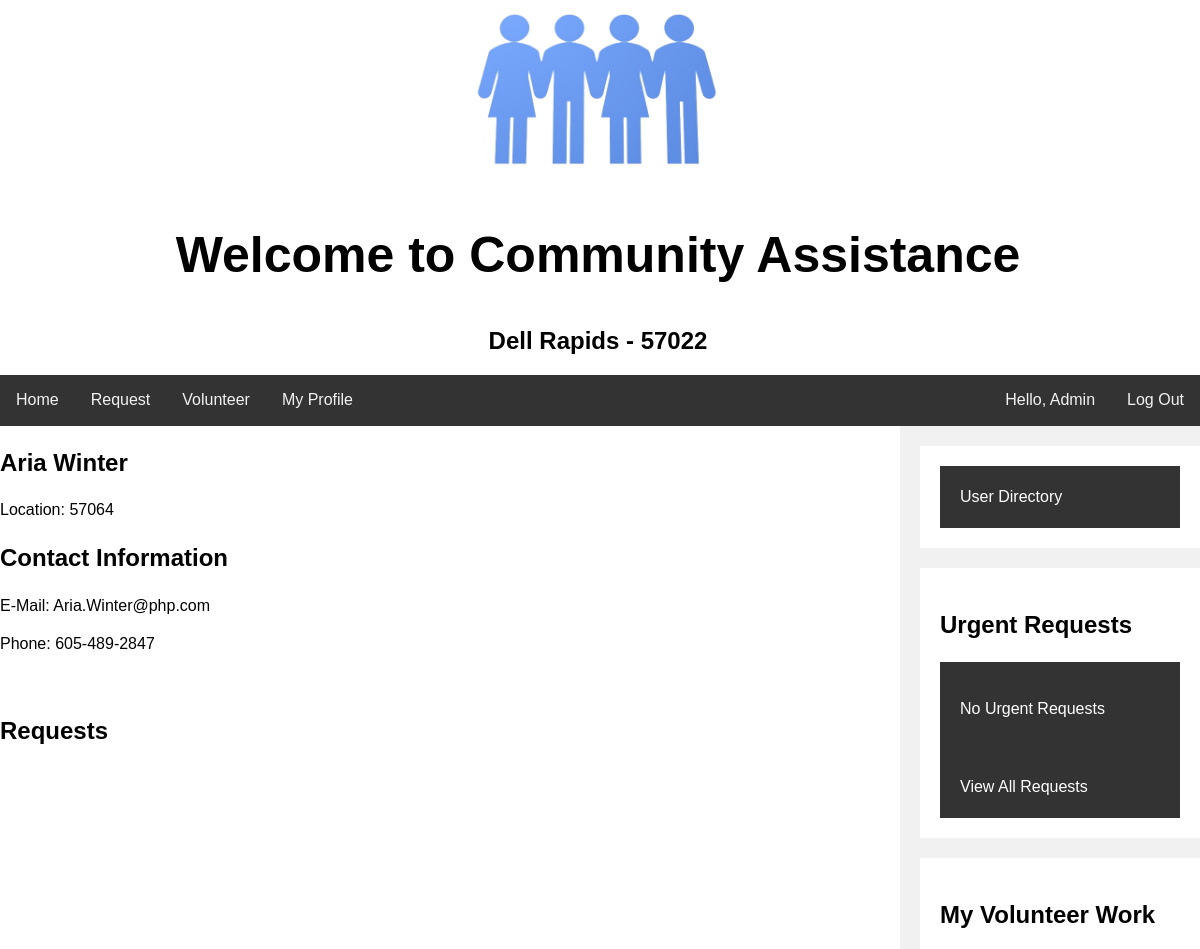
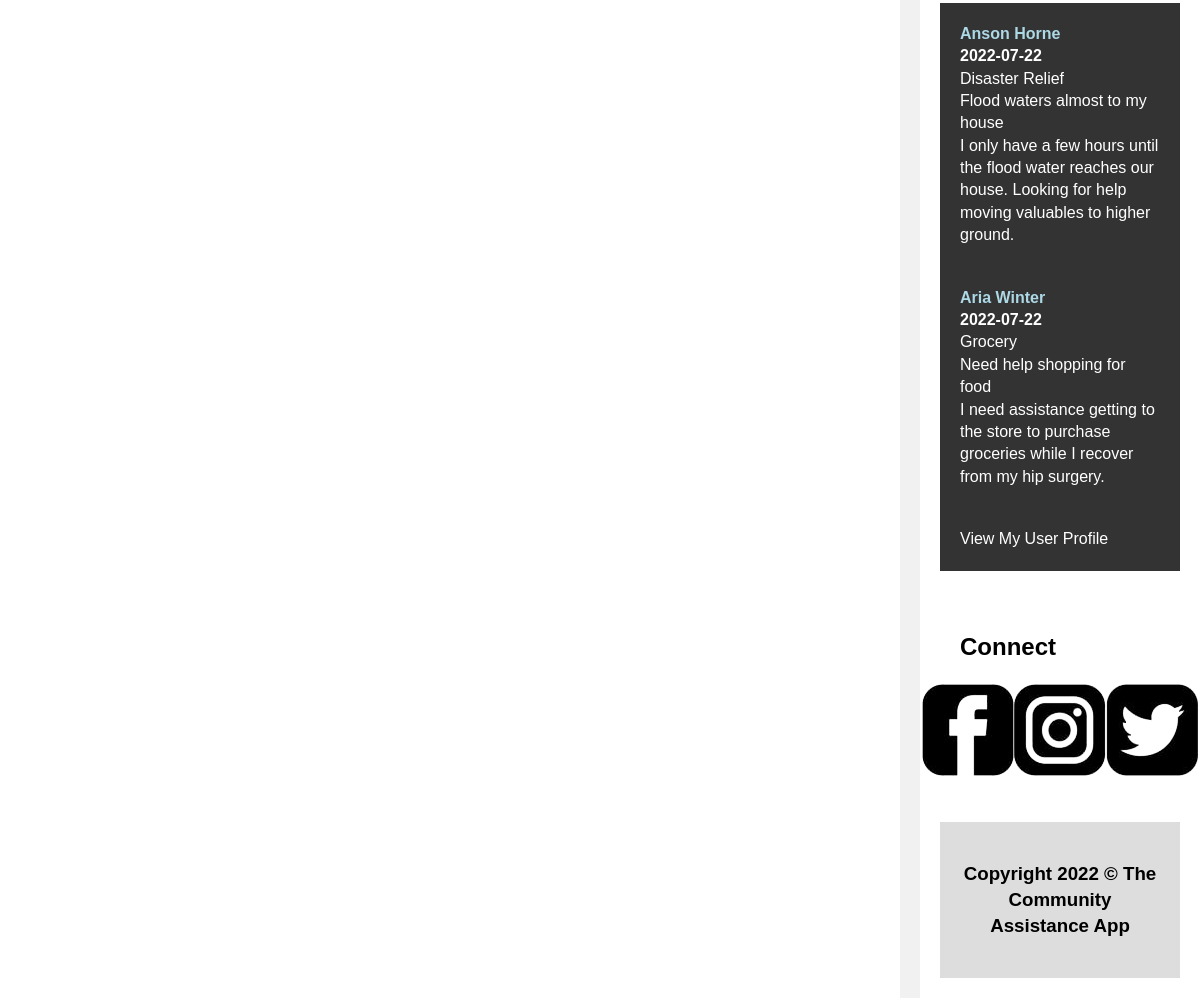
Page /user.php?u=31898 (signed in) on the committed database (2 pictures, top to bottom).
### tables this page shows
CREATE TABLE IF NOT EXISTS `customers` (
  `id` int(11) UNSIGNED NOT NULL AUTO_INCREMENT,
  `fname` varchar(50) NOT NULL,
  `lname` varchar(50) NOT NULL,
  `password` varchar(255) NOT NULL,
  `email` varchar(100) NOT NULL,
  `phone` text NOT NULL,
  `streetAddress` varchar(100) NOT NULL,
  `zip` int(5) NOT NULL,
  PRIMARY KEY (`id`),
  UNIQUE KEY `email` (`email`)
);

CREATE TABLE IF NOT EXISTS `volunteers_requests` (
  `userid` int(11) NOT NULL,
  `requestid` int(11) NOT NULL
);

CREATE TABLE IF NOT EXISTS `requests` (
  `request_id` int(11) NOT NULL AUTO_INCREMENT,
  `date` date NOT NULL,
  `service` varchar(250) NOT NULL,
  `status` varchar(20) NOT NULL DEFAULT 'Posted',
  `userid` int(11) NOT NULL,
  `title` varchar(100) NOT NULL,
  `description` text NOT NULL,
  `claimed` varchar(3) NOT NULL DEFAULT 'No',
  PRIMARY KEY (`request_id`)
);

### user.php (the view, shortened to what this page needs)
<?php
$user = $_GET['u'];
include_once('config.php');
     $db = mysqli_connect($servername,$username,$password,$dbname);
     if (mysqli_connect_errno())
     {
         echo "<p>Failed to connect to MySQL: " . mysqli_connect_error() . "</p>";
     }
     else
     {
     $sql = "SELECT id, fname, lname, email, phone, zip
     FROM customers
     where id LIKE '$user'";
     if(!$result = $db->query($sql)){
         echo "<p>There was an error running the query [" . mysqli_error($db) . "]</p>";
     }
     else {
         while($row = $result->fetch_assoc()){
          $user_username = $row["fname"] . " " . $row["lname"];
          $user_email = $row["email"];
          $user_phone = $row["phone"];
          $user_zip = $row["zip"];
         }
         }
         }
?>
<!DOCTYPE html>
<html>
<head>
	<link href= "CSS/community_assistance.css" rel="stylesheet" />
	<link href= "CSS/CA_Base.css" rel="stylesheet" />
</head>
<body>
	<div class="header">
	<?php
include_once('header.php');
?>
	</div>
<div class="topnav">
<?php
include_once('topnav.php');
?>
</div>
<div class="row">
  <div class="leftcolumn">
    <h2><?php echo $user_username?></h2>
    <p><?php echo "Location: " . $user_zip?></p>
    <h2>Contact Information</h2>
    <p>E-Mail: <?php echo $user_email?></p>
    <p>Phone: <?php echo $user_phone?></p>
    <br>
    <h2>Requests</h2>
    <?php
    include_once('config.php');
    ?>
  </div>
  <div class="rightcolumn">
  <?php
    include_once('sidebar.php');
    ?>
  </div>
</div>
<div class="footer">
<?php
  include('footer.php');
  ?>
</div>
</body>
</html>

### sidebar.php (shortened to what this page needs)
<?php
include_once('config.php');
?>
<div class="card">
<div class="img">
  <a href="user_directory.php">User Directory</a>
  </div>
</div>
<div class="card">
      <h2>Urgent Requests</h2>
      <table>
      <tbody><tr>
<?php
 if (mysqli_connect_errno())
 {
     echo "<p>Failed to connect to MySQL: " . mysqli_connect_error() . "</p>";
 }
 else
 {
 $sql = "SELECT * from requests JOIN customers ON customers.id = requests.userid WHERE `status` LIKE 'Urgent' && date >= CURRENT_DATE() && claimed='No' ORDER BY date LIMIT 3;";
 if(!$result = $conn->query($sql)){
     echo "<p>There was an error running the query [" . mysqli_error($conn) . "]</p>";
     }
     }
		if (!$result->num_rows > 0)
		{
      $urMessage = "<p> No Urgent Requests</p>";
    }
    ?>
    <div class="img">
    <?php echo $urMessage ?>
    </div></tr>
  </tbody>
  </table>
    <div class="img"><a href="volunteer.php?c=%">View All Requests</a></div>
    </div>
        <div class="card">
      <h2>My Volunteer Work</h2>
      <table>
      <tr>
<?php
if (mysqli_connect_errno())
{
    echo "<p>Failed to connect to MySQL: " . mysqli_connect_error() . "</p>";
}
else
{
$sql2 = "SELECT *, volunteers_requests.userid AS 'volunteerID', customers.id AS 'requestorID'
FROM volunteers_requests
JOIN requests ON requests.request_id = volunteers_requests.requestid
JOIN customers ON requests.userid = customers.id";
if(!$result = $conn->query($sql2)){
    echo "<p>There was an error running the query [" . mysqli_error($conn) . "]</p>";
}
else {
    while($row = $result->fetch_assoc()){
     $voluserid = $row["id"];
     $volfname = $row["fname"];
     $vollname = $row["lname"];
     $voldate = $row["date"];
     $volservice = $row["service"];
     $voltitle = $row["title"];
     $voldescription = $row["description"];
     echo "<div class=\"img\">
                <b><a href=\"user.php?u=$voluserid\" style=\"color: lightblue; text-decoration: none;\">$volfname $vollname</a></b><br>
                <strong>$voldate</strong> <br>$volservice<br>$voltitle<br>  $voldescription
	        </div>";
    }
    }
    }
?>
      <div class="img"><a href="my_profile.php">View My User Profile</a></div>
    </div>
    <div class="card">
      <h2>Connect</h2>
      <div style="display: flex; justify-content: center;">
      <a href="javascript:void(0)"><img src="Images\facebookicon.png" id="facebookIcon" onmouseover="facebook_onHover()" onmouseout="facebook_offHover()"></a>
      <a href="javascript:void(0)"><img src="Images\instaicon.png" id="instaIcon" onmouseover="instagram_onHover()" onmouseout="instagram_offHover()"></a>
      <a href="javascript:void(0)"><img src="Images\twittericon.png" id="twitterIcon"  onmouseover="twitter_onHover()" onmouseout="twitter_offHover()"></a>

### CSS/community_assistance.css (style rules this page uses)
html { font-size: 100%; -webkit-text-size-adjust: 100%; -ms-text-size-adjust: 100%; }
html, button, input, select, textarea { font-family: serif; color: black; }
body { margin: 0; font-size: 1em; line-height: 1.4; }

### CSS/CA_Base.css (style rules this page uses)
* { box-sizing: border-box; }
body { font-family: Arial; padding: 0px; margin: 0px; background: white; }
.header { padding: 0px; margin: -2px; text-align: center; background: white; width: 100%; height: auto; }
.topnav { overflow: hidden; background-color: #333; }
.leftcolumn { float: left; width: 75%; }
.rightcolumn { float: left; width: 25%; background-color: #f1f1f1; padding-left: 20px; }
.img { background-color: #333; color: white; width: 100%; background-size: cover; padding: 20px; }
.card { background-color: white; padding: 20px; margin-top: 20px; }
.card a { color: white; text-decoration: none; }
.row:after { content: ""; display: table; clear: both; }
.footer { padding: 20px; text-align: center; background: #ddd; margin-top: 20px; }

### rows in the picture
customers: user_username "Aria Winter", zip "57064", email "Aria.Winter@php.com", phone "605-489-2847"
volunteers_requests: customers.fname "Anson", customers.lname "Horne", requests.date "2022-07-22", requests.service "Disaster Relief", requests.title "Flood waters almost to my house", requests.description "I only have a few hours until the flood water reaches our house. Looking for help moving valuables to higher ground."
volunteers_requests: customers.fname "Aria", customers.lname "Winter", requests.date "2022-07-22", requests.service "Grocery", requests.title "Need help shopping for food", requests.description "I need assistance getting to the store to purchase groceries while I recover from my hip surgery."

### other values in the picture
$sessionFname "Admin"
